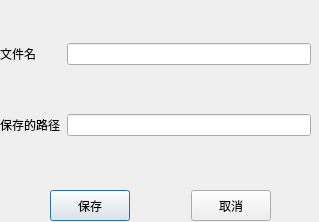
<?xml version="1.0" encoding="UTF-8"?>
<ui version="4.0">
 <class>DCommit</class>
 <widget class="QDialog" name="DCommit">
  <property name="geometry">
   <rect>
    <x>0</x>
    <y>0</y>
    <width>319</width>
    <height>222</height>
   </rect>
  </property>
  <property name="windowTitle">
   <string>文件备份</string>
  </property>
  <property name="windowIcon">
   <iconset theme="QIcon::ThemeIcon::EditCopy"/>
  </property>
  <widget class="QWidget" name="gridLayoutWidget">
   <property name="geometry">
    <rect>
     <x>0</x>
     <y>0</y>
     <width>311</width>
     <height>181</height>
    </rect>
   </property>
   <layout class="QGridLayout" name="gridLayout">
    <item row="0" column="0">
     <widget class="QLabel" name="label_name">
      <property name="text">
       <string>文件名</string>
      </property>
     </widget>
    </item>
    <item row="1" column="0">
     <widget class="QLabel" name="label_path">
      <property name="text">
       <string>保存的路径</string>
      </property>
     </widget>
    </item>
    <item row="0" column="1">
     <widget class="QLineEdit" name="edit_name">
      <property name="text">
       <string/>
      </property>
     </widget>
    </item>
    <item row="1" column="1">
     <widget class="QLineEdit" name="edit_path"/>
    </item>
   </layout>
  </widget>
  <widget class="QWidget" name="horizontalLayoutWidget">
   <property name="geometry">
    <rect>
     <x>50</x>
     <y>190</y>
     <width>221</width>
     <height>31</height>
    </rect>
   </property>
   <layout class="QHBoxLayout" name="horizontalLayout" stretch="0,2,1">
    <item>
     <widget class="QPushButton" name="save">
      <property name="sizePolicy">
       <sizepolicy hsizetype="Expanding" vsizetype="Preferred">
        <horstretch>0</horstretch>
        <verstretch>0</verstretch>
       </sizepolicy>
      </property>
      <property name="text">
       <string>保存</string>
      </property>
     </widget>
    </item>
    <item>
     <spacer name="horizontalSpacer">
      <property name="orientation">
       <enum>Qt::Orientation::Horizontal</enum>
      </property>
      <property name="sizeHint" stdset="0">
       <size>
        <width>40</width>
        <height>20</height>
       </size>
      </property>
     </spacer>
    </item>
    <item>
     <widget class="QPushButton" name="canle">
      <property name="sizePolicy">
       <sizepolicy hsizetype="Minimum" vsizetype="Preferred">
        <horstretch>0</horstretch>
        <verstretch>0</verstretch>
       </sizepolicy>
      </property>
      <property name="text">
       <string>取消</string>
      </property>
     </widget>
    </item>
   </layout>
  </widget>
 </widget>
 <resources/>
 <connections/>
</ui>
